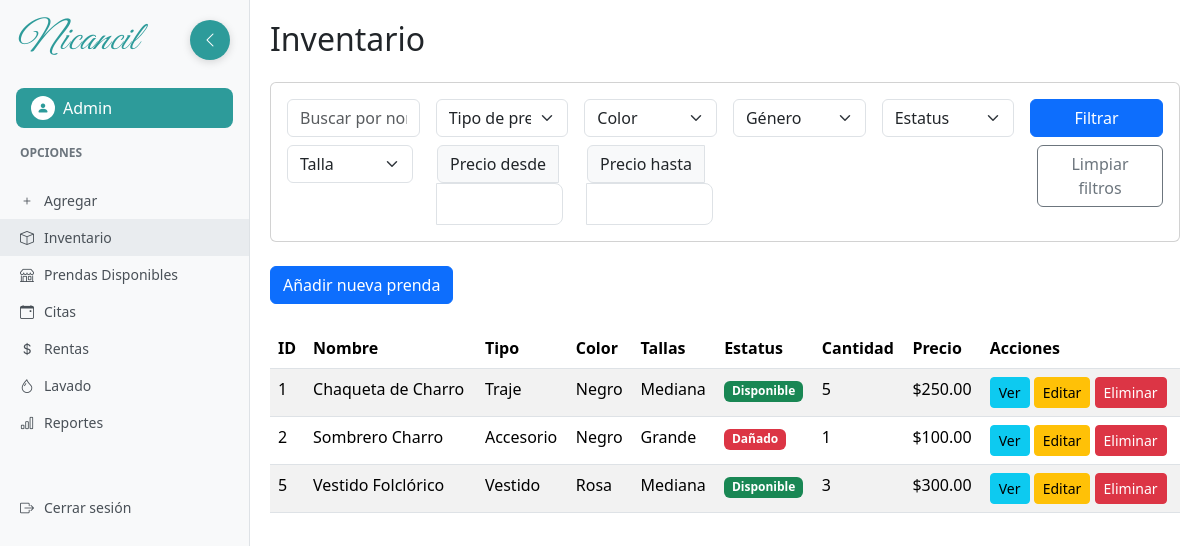
The page /inventario/ (signed in) on the database its author committed.
### usuarios/models.py (models this page shows)
class Usuario(AbstractUser):
    ROLES=(
        ("admin", "Administrador"),
        ("emp", "Empleado"),
        )
    rol=models.CharField(max_length=10, choices=ROLES, default="emp")

### inventario/models.py (models this page shows, shortened)
class Prenda(models.Model):
    TIPOS = (
        ('traje', 'Traje'),
        ('vestido', 'Vestido'),
        ('accesorio', 'Accesorio'),
    )
    ESTATUS = (
        ('disponible', 'Disponible'),
        ('apartado', 'Apartado'),
        ('en_uso', 'En Uso'),
        ('dañado', 'Dañado'),
        ('mantenimiento', 'En Mantenimiento'),
        ('lavanderia', 'En Lavandería'),
    )
    GENEROS = (
        ('hombre', 'Hombre'),
        ('mujer', 'Mujer'),
        ('unisex', 'Unisex'),
    )
    nombre = models.CharField(max_length=100)
    descripcion = models.TextField()
    precio = models.DecimalField(max_digits=10, decimal_places=2)
    tipo = models.CharField(max_length=20, choices=TIPOS, default='traje')
    color = models.CharField(max_length=50, blank=True)
    estatus = models.CharField(max_length=20, choices=ESTATUS, default='disponible')
    tallas = models.CharField(max_length=50, blank=True)
    genero = models.CharField(max_length=10, choices=GENEROS, default='unisex')
    lugar = models.CharField(max_length=100, blank=True, verbose_name="Lugar o sitio del traje")
    cantidad = models.PositiveIntegerField(default=1)
    imagen = models.ImageField(upload_to='prendas/', null=True, blank=True)
    fecha_creacion = models.DateTimeField(auto_now_add=True)

### inventario/views.py (the view)
# urls.py: path('', include('inventario.urls')),
@login_required
def inventario(request):
    prendas = Prenda.objects.all()
    filtros = {
        'busqueda': escape(request.GET.get('busqueda', '').strip()),
        'tipo': escape(request.GET.get('tipo', '').strip()),
        'color': escape(request.GET.get('color', '').strip()),
        'genero': escape(request.GET.get('genero', '').strip()),
        'estatus': escape(request.GET.get('estatus', '').strip()),
        'talla': escape(request.GET.get('talla', '').strip())
    }
    prendas = _aplicar_filtros_basicos(prendas, filtros)
    prendas = _aplicar_filtro_precio(prendas, request.GET.get('precio_min', '').strip(), 'gte')
    prendas = _aplicar_filtro_precio(prendas, request.GET.get('precio_max', '').strip(), 'lte')
    tipos_prenda=Prenda.TIPOS
    colores=Prenda.objects.values_list('color', flat=True).distinct()
    generos=Prenda.GENEROS
    estatus_opciones=Prenda.ESTATUS
    context={
        'prendas': prendas,
        'tipos_prenda': tipos_prenda,
        'colores': colores,
        'generos': generos,
        'estatus_opciones': estatus_opciones,
        'tallas': Prenda.objects.values_list('tallas', flat=True).distinct(),
    }
    return render(request, 'inventario/inventario.html', context)

### inventario/views.py (called while the page is built, shortened)
def _aplicar_filtros_basicos(prendas, filtros):
    filtros_map = {
        'busqueda': 'nombre__icontains',
        'tipo': 'tipo',
        'color': 'color',
        'genero': 'genero',
        'estatus': 'estatus',
        'talla': 'tallas__icontains'
    }
    for campo, valor in filtros.items():
        if valor and campo in filtros_map:
            prendas = prendas.filter(**{filtros_map[campo]: valor})
    return prendas

def _aplicar_filtro_precio(prendas, precio_str, operador):
    if not precio_str:
        return prendas

### templates/inventario/inventario.html (shortened to what this page needs)
{% extends 'base_dashboard.html' %}
{% block content %}
    <h2 class="mb-4">Inventario</h2>
    <div class="card mb-4">
        <div class="card-body">
            <form method="get" action="">
                <div class="row g-3">
                    <div class="col-md-2">
                        <input type="text" name="busqueda" class="form-control" placeholder="Buscar por nombre..." value="{{ request.GET.busqueda|default:'' }}">
                    </div>
                    <div class="col-md-2">
                        <select name="tipo" class="form-select">
                            <option value="">Tipo de prenda</option>
                        </select>
                    </div>
                    <div class="col-md-2">
                        <select name="color" class="form-select">
                            <option value="">Color</option>
                        </select>
                    </div>
                    <div class="col-md-2">
                        <select name="genero" class="form-select">
                            <option value="">Género</option>
                        </select>
                    </div>
                    <div class="col-md-2">
                        <select name="estatus" class="form-select">
                            <option value="">Estatus</option>
                        </select>
                    </div>
                    <div class="col-md-2">
                        <button type="submit" class="btn btn-primary w-100">Filtrar</button>
                    </div>
                </div>
                <div class="row mt-2">
                    <div class="col-md-2">
                        <select name="talla" class="form-select">
                            <option value="">Talla</option>
                        </select>
                    </div>
                    <div class="col-md-2">
                        <div class="input-group">
                            <span class="input-group-text">Precio desde</span>
                            <input type="number" name="precio_min" class="form-control form-control-lg" style="font-size: 1rem;" value="{{ request.GET.precio_min|default:'' }}">
                        </div>
                    </div>
                    <div class="col-md-2">
                        <div class="input-group">
                            <span class="input-group-text">Precio hasta</span>
                            <input type="number" name="precio_max" class="form-control form-control-lg" style="font-size: 1rem;" value="{{ request.GET.precio_max|default:'' }}">
                        </div>
                    </div>
                    <div class="col-md-2 ms-auto">
                        <a href="{% url 'inventario' %}" class="btn btn-outline-secondary w-100">Limpiar filtros</a>
                    </div>
                </div>
            </form>
        </div>
    </div>
    {% if user.rol == 'admin' %}
    <div class="mb-4">
        <a href="{% url 'nueva_prenda' %}" class="btn btn-primary">Añadir nueva prenda</a>
    </div>
    {% endif %}
    <div class="table-responsive">
        <table class="table table-striped">
            <thead>
                <tr>
                    <th>ID</th>
                    <th>Nombre</th>
                    <th>Tipo</th>
                    <th>Color</th>
                    <th>Tallas</th>
                    <th>Estatus</th>
                    <th>Cantidad</th>
                    <th>Precio</th>
                    <th>Acciones</th>
                </tr>
            </thead>
            <tbody>
                {% for prenda in prendas %}
                <tr>
                    <td>{{ prenda.id }}</td>
                    <td>{{ prenda.nombre }}</td>
                    <td>{{ prenda.get_tipo_display }}</td>
                    <td>{{ prenda.color|default:"-" }}</td>
                    <td>{{ prenda.tallas|default:"-" }}</td>
                    <td>
                        <span class="badge {% if prenda.estatus == 'disponible' %}bg-success{% elif prenda.estatus == 'apartado' %}bg-warning{% else %}bg-danger{% endif %}">
                            {{ prenda.get_estatus_display }}
                        </span>
                    </td>
                    <td>{{ prenda.cantidad }}</td>
                    <td>${{ prenda.precio }}</td>
                    <td>
                        <a href="{% url 'prenda_detalle' prenda.pk %}" class="btn btn-sm btn-info">Ver</a>
                        {% if user.rol == 'admin' %}
                            <a href="{% url 'editar_prenda' prenda.pk %}" class="btn btn-sm btn-warning">Editar</a>
                            <a href="{% url 'eliminar_prenda' prenda.pk %}" class="btn btn-sm btn-danger">Eliminar</a>
                        {% endif %}
                    </td>
                </tr>
                {% empty %}
                <tr>
                    <td colspan="9">No hay prendas en el inventario.</td>
                </tr>
                {% endfor %}
            </tbody>
        </table>
    </div>
{% endblock %}

### templates/base_dashboard.html (shortened to what this page needs)
<!DOCTYPE html>
<html lang="es">
<head>
    <link href="https://cdn.jsdelivr.net/npm/bootstrap@5.3.2/dist/css/bootstrap.min.css" rel="stylesheet">
    <link href="https://cdn.jsdelivr.net/npm/bootstrap-icons@1.10.0/font/bootstrap-icons.css" rel="stylesheet">
    {% load static %}
    <link rel="stylesheet" type="text/css" href="{% static 'css/dashboard.css' %}">
</head>
<body>
    <div class="sidebar position-fixed" id="sidebar" style="width: 250px; transition: all 0.3s ease;">
        <div class="p-3">
            <h1 class="nicancil-font text-nicancil-teal mb-4" style="transition: opacity 0.3s ease, visibility 0.3s ease;">Nicancil</h1>
            <div class="user-profile" style="transition: all 0.3s ease;">
                <div class="user-icon">
                    <i class="bi bi-person-fill"></i>
                </div>
                <span class="user-name" style="transition: opacity 0.3s ease, visibility 0.3s ease;">{{ user.username }}</span>
            </div>
        </div>
        <div class="sidebar-section-title" style="transition: opacity 0.3s ease, visibility 0.3s ease;">Opciones</div>
        <nav class="sidebar-nav">
            {% if user.rol == 'admin' %}
            <a href="{% url 'nueva_prenda' %}" class="sidebar-nav-item {% if request.path == '/nueva_prenda/' %}active{% endif %}">
                <i class="bi bi-plus"></i>
                <span style="transition: opacity 0.3s ease, visibility 0.3s ease;">Agregar</span>
            </a>
            {% endif %}
            <a href="{% url 'inventario' %}" class="sidebar-nav-item {% if request.path == '/inventario/' %}active{% endif %}">
                <i class="bi bi-box"></i>
                <span style="transition: opacity 0.3s ease, visibility 0.3s ease;">Inventario</span>
            </a>
            <a href="{% url 'prenda_lista' %}" class="sidebar-nav-item {% if request.path == '/tienda/' %}active{% endif %}">
                <i class="bi bi-shop"></i>
                <span style="transition: opacity 0.3s ease, visibility 0.3s ease;">Prendas Disponibles</span>
            </a>
            {% if user.rol == 'admin' %}
            <a href="{% url 'lista_citas' %}" class="sidebar-nav-item {% if '/citas/' in request.path %}active{% endif %}">
                <i class="bi bi-calendar-event"></i>
                <span style="transition: opacity 0.3s ease, visibility 0.3s ease;">Citas</span>
            </a>
            {% endif %}
            <a href="{% url 'lista_rentas' %}" class="sidebar-nav-item {% if '/rentas/' in request.path %}active{% endif %}">
                <i class="bi bi-currency-dollar"></i>
                <span style="transition: opacity 0.3s ease, visibility 0.3s ease;">Rentas</span>
            </a>
            {% if user.rol == 'admin' %}
            <a href="#" class="sidebar-nav-item">
                <i class="bi bi-droplet"></i>
                <span style="transition: opacity 0.3s ease, visibility 0.3s ease;">Lavado</span>
            </a>
            <a href="#" class="sidebar-nav-item">
                <i class="bi bi-bar-chart"></i>
                <span style="transition: opacity 0.3s ease, visibility 0.3s ease;">Reportes</span>
            </a>
            {% endif %}
            <a href="{% url 'logout' %}" class="sidebar-nav-item mt-5">
                <i class="bi bi-box-arrow-right"></i>
                <span style="transition: opacity 0.3s ease, visibility 0.3s ease;">Cerrar sesión</span>
            </a>
        </nav>
    </div>
    <button class="sidebar-toggle" id="sidebarToggle" style="position: fixed; left: 190px; top: 20px; z-index: 1001; background-color: #2D9B9A; color: white; border: none; width: 40px; height: 40px; border-radius: 50%; display: flex; align-items: center; justify-content: center; cursor: pointer; transition: all 0.3s ease; box-shadow: 0 2px 8px rgba(0,0,0,0.15);">
        <i class="bi bi-chevron-left"></i>
    </button>
    <div class="main-content-wrapper" id="mainContent" style="margin-left: 250px; transition: margin-left 0.3s ease;">
        {% block content %}{% endblock %}
    </div>
</body>
</html>

### static/css/dashboard.css (style rules this page uses)
:root { --nicancil-teal: #2D9B9A; }
.text-nicancil-teal { color: var(--nicancil-teal) !important; }
.nicancil-font { font-family: 'Great Vibes', cursive; font-weight: 400; letter-spacing: 1px; font-style: italic; font-size: 2.5rem; color: var(--nicancil-teal); }
.sidebar { min-height: 100vh; background-color: #f8f9fa; border-right: 1px solid #dee2e6; width: 250px; transition: all 0.3s ease; z-index: 1000; }
.main-content-wrapper { margin-left: 250px; min-height: 100vh; padding: 20px; transition: margin-left 0.3s ease; }
.sidebar-toggle { position: fixed; left: 210px; top: 20px; z-index: 1001; background-color: var(--nicancil-teal); color: white; border: none; width: 40px; height: 40px; border-radius: 50%; display: flex; align-items: center; justify-content: center; cursor: pointer; transition: all 0.3s ease; box-shadow: 0 2px 8px rgba(0,0,0,0.15); }
.user-profile { background-color: var(--nicancil-teal); color: white; padding: 8px 15px; border-radius: 8px; display: flex; align-items: center; gap: 8px; font-weight: 500; }
.user-icon { background-color: white; color: var(--nicancil-teal); width: 24px; height: 24px; border-radius: 50%; display: flex; align-items: center; justify-content: center; font-size: 12px; }
.sidebar-nav { padding: 0; margin-top: 20px; }
.sidebar-section-title { color: #6c757d; font-size: 12px; font-weight: 600; text-transform: uppercase; margin-bottom: 10px; padding: 0 20px; }
.sidebar-nav-item { display: flex; align-items: center; padding: 8px 20px; color: #495057; text-decoration: none; font-size: 14px; gap: 10px; transition: all 0.3s ease; position: relative; }
.sidebar-nav-item span { transition: opacity 0.3s ease, visibility 0.3s ease; }
.sidebar-nav-item.active { background-color: #e9ecef; color: #495057; }

### rows shown on the page
Usuario: username "Admin"
Prenda: id "1", nombre "Chaqueta de Charro", tipo "Traje", color "Negro", tallas "Mediana", estatus "Disponible", cantidad "5", precio "250.00"
Prenda: id "2", nombre "Sombrero Charro", tipo "Accesorio", color "Negro", tallas "Grande", estatus "Dañado", cantidad "1", precio "100.00"
Prenda: id "5", nombre "Vestido Folclórico", tipo "Vestido", color "Rosa", tallas "Mediana", estatus "Disponible", cantidad "3", precio "300.00"
